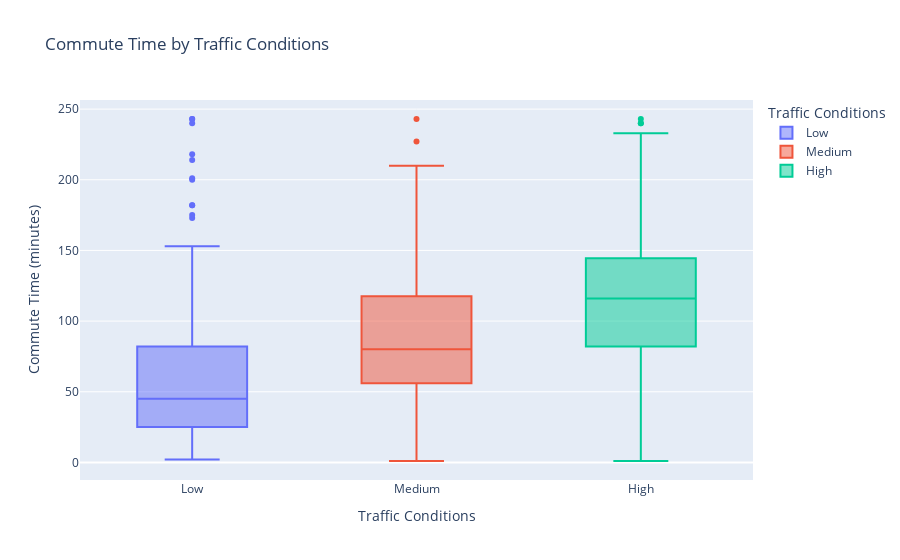

Notebook code for this chart:
### Markdown cell above
People who use bus as their mode of transport has highest median of commute time(115.5 minutes). and people who use rickshaw and take walk to their office have lowest value of median  which is 30 minutes. 2nd lowest value of median occurs in the bike mode of transport whuch has median of 68.5. Car has 2nd highest value of median which is 90 minutes. It can be infered that people who uses car and bus takes more time to commute in general.

### Code cell
# Box Plot: Commute Time by Traffic Conditions
fig = px.box(df, x='traffic', y='commute_time_(min)', color='traffic', 
             title='Commute Time by Traffic Conditions',
             labels={'commute_time_(min)': 'Commute Time (minutes)', 'traffic': 'Traffic Conditions'})
fig.show()  #for notebook
#fig.show("png") #for github it only supports non interactive

### Figure 1 — Plotly figure (JSON) as saved in the notebook; plotly's stock layout.template omitted (floating-point values rounded to 4 significant figures; data arrays with more than 128 entries replaced by an {"elided": "..."} marker saying what was removed)
{"data": [{"alignmentgroup": "True", "hovertemplate": "Traffic Conditions=%{x}<br>Commute Time (minutes)=%{y}<extra></extra>", "legendgroup": "Low", "marker": {"color": "#636efa"}, "name": "Low", "notched": false, "offsetgroup": "Low", "orientation": "v", "showlegend": true, "type": "box", "x": {"elided": "334 str values"}, "x0": " ", "xaxis": "x", "y": {"elided": "334 float values"}, "y0": " ", "yaxis": "y"}, {"alignmentgroup": "True", "hovertemplate": "Traffic Conditions=%{x}<br>Commute Time (minutes)=%{y}<extra></extra>", "legendgroup": "Medium", "marker": {"color": "#EF553B"}, "name": "Medium", "notched": false, "offsetgroup": "Medium", "orientation": "v", "showlegend": true, "type": "box", "x": {"elided": "346 str values"}, "x0": " ", "xaxis": "x", "y": {"elided": "346 float values"}, "y0": " ", "yaxis": "y"}, {"alignmentgroup": "True", "hovertemplate": "Traffic Conditions=%{x}<br>Commute Time (minutes)=%{y}<extra></extra>", "legendgroup": "High", "marker": {"color": "#00cc96"}, "name": "High", "notched": false, "offsetgroup": "High", "orientation": "v", "showlegend": true, "type": "box", "x": {"elided": "321 str values"}, "x0": " ", "xaxis": "x", "y": {"elided": "321 float values"}, "y0": " ", "yaxis": "y"}], "layout": {"boxmode": "overlay", "legend": {"title": {"text": "Traffic Conditions"}, "tracegroupgap": 0}, "title": {"text": "Commute Time by Traffic Conditions"}, "xaxis": {"anchor": "y", "categoryarray": ["Low", "Medium", "High"], "categoryorder": "array", "domain": [0, 1], "title": {"text": "Traffic Conditions"}}, "yaxis": {"anchor": "x", "domain": [0, 1], "title": {"text": "Commute Time (minutes)"}}}}
